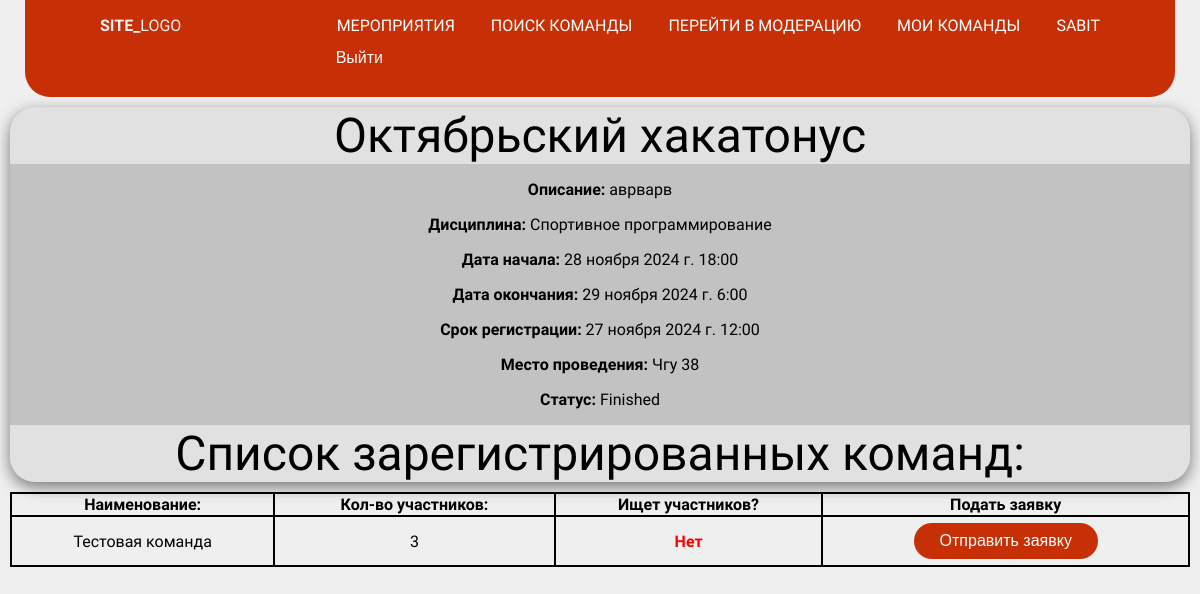
Before: /event/posts/2/ (signed in) with the older database file.
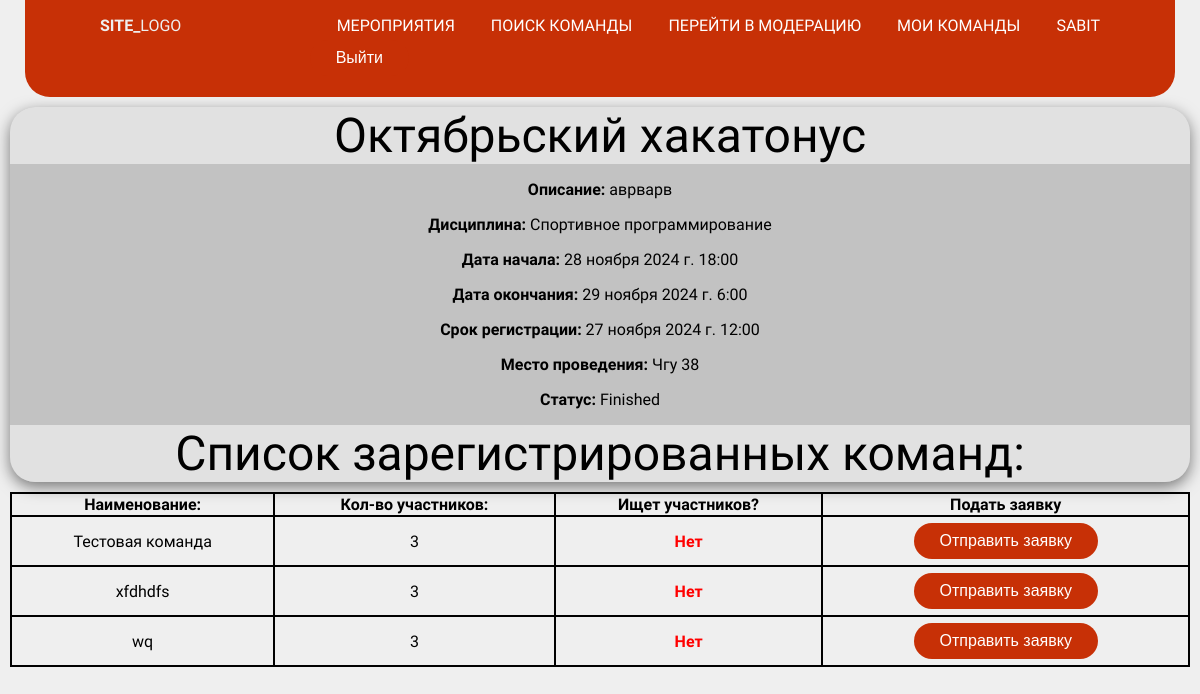
After: the same page with the newer database file.
### event/models.py (models this page shows, shortened)
class Team(models.Model):
    name = models.CharField(max_length=200, null=False)
    leader_id = models.ForeignKey(settings.AUTH_USER_MODEL, null=False, on_delete=models.CASCADE, related_name='leader')
    members = models.ManyToManyField(settings.AUTH_USER_MODEL, blank=True, related_name='members')
    competition = models.ForeignKey(Competition, on_delete=models.CASCADE, related_name='competition')
    is_search_members = models.BooleanField(default=False)
    is_draft = models.BooleanField(default=True)  # Черновик или уже нет

### event/views.py (the view)
# urls.py: path('posts/<int:competition_id>/', CompetitionDetail.as_view(), name='competition_detail'),
class CompetitionDetail(LoginRequiredMixin, DetailView):
    model = Competition
    template_name = "event/competition_detail.html"
    context_object_name = "competition"
    pk_url_kwarg = "competition_id"
    def get_context_data(self, **kwargs):
        context = super().get_context_data(**kwargs)
        context['teams'] = Team.objects.all().filter(competition=context['object'].id)
        return context

### event/models.py (called while the page is built)
    def __str__(self):
        return self.name

    @property
    def event_status(self):
        status = None
        present = datetime.now().timestamp()
        deadline = self.registration_deadline.timestamp()
        past_deadline = (present > deadline)
        if past_deadline:
            status = 'Finished'
        else:
            status = 'Ongoing'
        return status

### event/templates/event/competition_detail.html
{% extends "base.html" %}
{% load static %}
{% block header %}
    {% include "event/includes/header.html" %}
{% endblock %}
{% block content %}
<div class="competition2">
    <div class="card_top2">
        <div class="card_name2">{{ competition.title }}</div>
    </div>
    <div class="card_bottom2">
        <p><strong>Описание:</strong> {{ competition.description }}</p>
        <p><strong>Дисциплина:</strong> {{ competition.sport_name }}</p>
        <p><strong>Дата начала:</strong> {{ competition.start_time }}</p>
        <p><strong>Дата окончания:</strong> {{ competition.end_time }}</p>
        <p><strong>Срок регистрации:</strong> {{ competition.registration_deadline }}</p>
        <p><strong>Место проведения:</strong> {{ competition.location }}</p>
        <p><strong>Статус:</strong> {{ competition.event_status }}</p>
    </div>
        <div class="card_top3">
            <div class="card_name2">Список зарегистрированных команд:</div>
        </div>
    </div>
    <table class="card_bottom3">
        <thead>
            <tr>
              <th scope="col"><strong>Наименование:</strong></th>
              <th scope="col"><strong>Кол-во участников:</strong></th>
              <th scope="col"><strong>Ищет участников?</strong></th>
              <th scope="col"><strong>Подать заявку</strong></th>
            </tr>
        </thead>
        <tbody>
            {% for team in teams %}
                <tr>
                    <td> {{ team.name }}</td>
                    <td> {{ team.members.count }}</td>
                    {% if team.is_search_members %}
                        <td><strong style="color:green;"> Да </strong></td>
                    {% else %}
                        <td><strong style="color:red;"> Нет </strong></td>
                    {% endif %}
                    <td><button type="submit">Отправить заявку</button></td>
                </tr>
            {% empty %}
                <td>Нет команд.</td>
            {% endfor %}
        </tbody>
    </table>
</div>
{% endblock %}

Changed rows visible on the page:
added Team: name "xfdhdfs", members.count "3", is_search_members "Нет"
added Team: name "wq", members.count "3", is_search_members "Нет"
